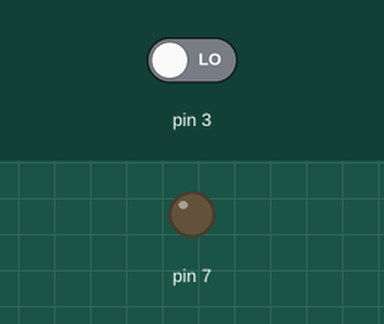
Simulated run of this sketch. Board: Arduino Uno, built with avr-gcc and run on an emulated ATmega328P. Shown: output pins drawn as LEDs (lit = HIGH). The inputs (shaded band) are chosen by the test bench; at power-on: pin 3 LOW.

Above: at 2.8 s.
2.9 s: pin 3 driven HIGH
At 3.6 s:
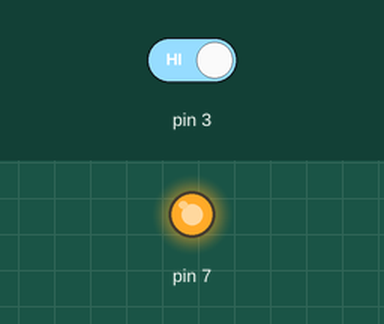
4.5 s: pin 3 driven LOW
At 6.3 s:
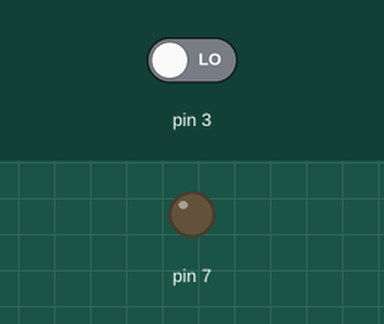
Timing chart, 0 to 7.8 s (numbered marks = the images above; inputs shaded):
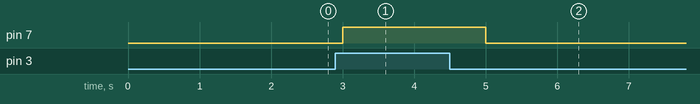

The sketch:

aufgabe1.2.ino
```cpp
void setup() {
  // put your setup code here, to run once:
  pinMode(3, INPUT);
  pinMode(7, OUTPUT);
}

void loop() {
  // put your main code here, to run repeatedly:
  digitalWrite(7, digitalRead(3));
  delay(1000);
}
```

Measured:
- after the input at 2.9 s, pin 7: LOW → HIGH after 0.10 s
- after the input at 4.5 s, pin 7: HIGH → LOW after 0.50 s
